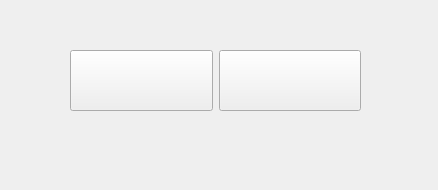
<?xml version="1.0" encoding="UTF-8"?>
<ui version="4.0">
 <class>MainToolBar_Left</class>
 <widget class="QWidget" name="MainToolBar_Left">
  <property name="geometry">
   <rect>
    <x>0</x>
    <y>0</y>
    <width>438</width>
    <height>190</height>
   </rect>
  </property>
  <property name="windowTitle">
   <string>Form</string>
  </property>
  <widget class="QWidget" name="horizontalLayoutWidget">
   <property name="geometry">
    <rect>
     <x>70</x>
     <y>50</y>
     <width>291</width>
     <height>61</height>
    </rect>
   </property>
   <layout class="QHBoxLayout" name="horizontalLayout">
    <item>
     <layout class="QVBoxLayout" name="verticalLayout">
      <item>
       <widget class="CustomPushButton_1" name="pMenu">
        <property name="sizePolicy">
         <sizepolicy hsizetype="Expanding" vsizetype="Expanding">
          <horstretch>0</horstretch>
          <verstretch>0</verstretch>
         </sizepolicy>
        </property>
        <property name="text">
         <string/>
        </property>
        <property name="checkable">
         <bool>true</bool>
        </property>
       </widget>
      </item>
     </layout>
    </item>
    <item>
     <layout class="QVBoxLayout" name="verticalLayout_2">
      <item>
       <widget class="CustomPushButton_1" name="pHide">
        <property name="sizePolicy">
         <sizepolicy hsizetype="Expanding" vsizetype="Expanding">
          <horstretch>0</horstretch>
          <verstretch>0</verstretch>
         </sizepolicy>
        </property>
        <property name="text">
         <string/>
        </property>
       </widget>
      </item>
     </layout>
    </item>
   </layout>
  </widget>
 </widget>
 <customwidgets>
  <customwidget>
   <class>CustomPushButton_1</class>
   <extends>QPushButton</extends>
   <header>Custom/PushButton/custompushbutton_1.h</header>
  </customwidget>
 </customwidgets>
 <resources/>
 <connections/>
</ui>
